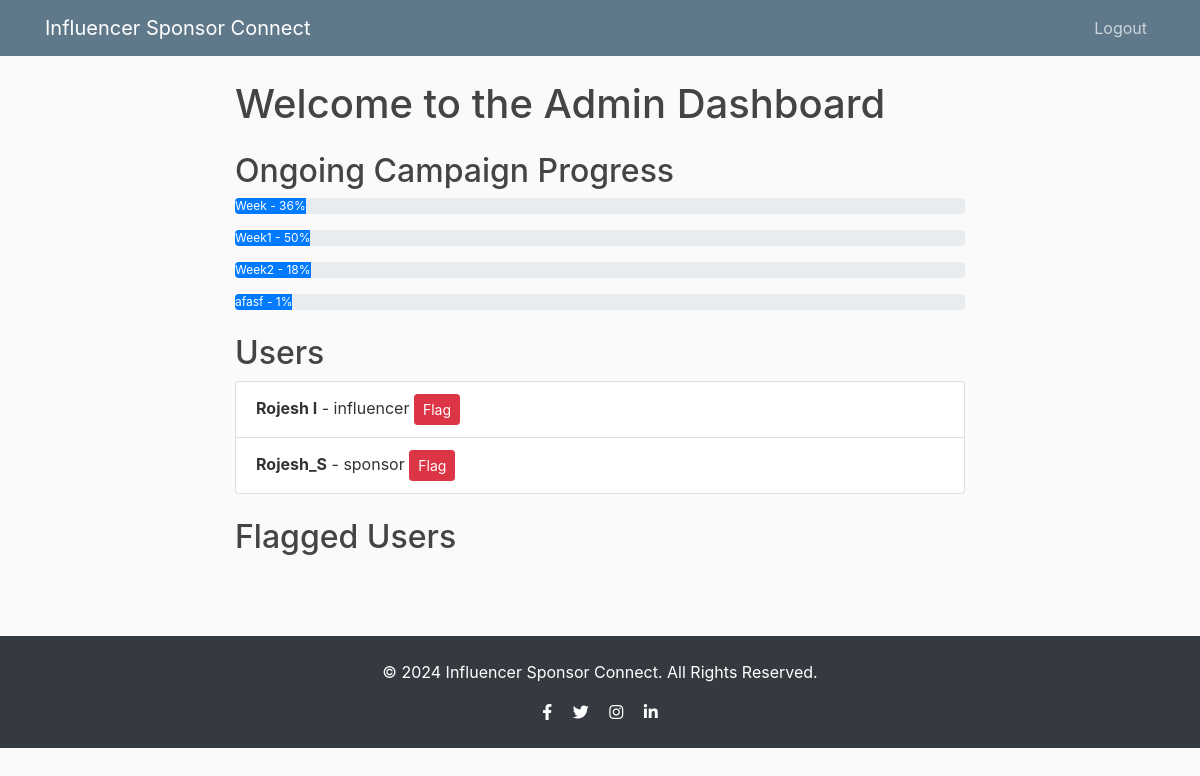
Screenshot of /admin_dash (signed in) with the database file from the repository.
### Flask/models.py (models this page shows)
class Campaign(db.Model,UserMixin):
    __tablename__ = 'campaigns'
    id = db.Column(db.Integer, primary_key=True)
    user_id = db.Column(db.Integer, db.ForeignKey('user.id'), nullable=False)  # Added user_id
    campaign_name = db.Column(db.String(120), nullable=False)
    category = db.Column(db.String(80))
    budget = db.Column(db.Float)
    status = db.Column(db.String(80))
    products = db.Column(db.String(200))
    goals = db.Column(db.String(200))
    progress = db.Column(db.Integer)
    start_date = db.Column(db.Date)
    end_date = db.Column(db.Date)
    ad_requests = db.relationship('AdRequest', back_populates='campaign', cascade="all, delete-orphan")
    sponsor = db.relationship('User', backref=db.backref('campaigns', lazy=True))

class User(db.Model,UserMixin):
    id = db.Column(db.Integer, primary_key=True)
    username = db.Column(db.String(50), unique=True, nullable=False)
    password = db.Column(db.String(100), nullable=False)
    role = db.Column(db.String(20), nullable=False)  # 'sponsor' or 'influencer' or 'admin'
    company_name = db.Column(db.String(100))  # Only for sponsors
    name = db.Column(db.String(100))  # Only for infl
    category = db.Column(db.String(50))  # For influencers: category
    niche = db.Column(db.String(50))  # For influencers: niche
    reach = db.Column(db.Integer)  # For influencers: reach
    budget = db.Column(db.Float)
    platforms = db.Column(db.String(120))  # Store platforms as comma-separated string
    blacklist = db.Column(db.Boolean(),default=False)

### Flask/routes.py (the view)
@app.route('/admin_dash')
@login_required
def admin_dash():
    users = User.query.filter(~User.flagged.any(),User.role != 'admin').all()
    flagged_users = FlaggedUser.query.all()
    flagged_campaigns = []
    campaigns = Campaign.query.all()
    return render_template('admin_dash.html', users=users, flagged_users=flagged_users, flagged_campaigns=flagged_campaigns, campaigns=campaigns)

### Flask/__init__.py (called while the page is built)
@login_manager.user_loader
def load_user(user_id):
    from Flask.models import User
    return User.query.get(int(user_id))

### Flask/templates/admin_dash.html (shortened to what this page needs)
{% extends "layout.html" %}
{% block content %}
    <h1>Welcome to the Admin Dashboard</h1>
    <div class="my-4">
        <h2>Ongoing Campaign Progress</h2>
        {% for campaign in campaigns %}
            <div class="progress mb-3">
                <div class="progress-bar" role="progressbar" style="width: {{ campaign.progress }}" aria-valuenow="{{ campaign.progress }}" aria-valuemin="0" aria-valuemax="100">
                    {{ campaign.campaign_name }} - {{ campaign.progress }}%
                </div>
            </div>
        {% endfor %}
    </div>
    <div class="my-4">
        <h2>Users</h2>
        <ul class="list-group">
            {% for user in users %}
                <li class="list-group-item">
                    <strong>{{ user.username }}</strong> - {{ user.role }}
                    <form method="post" action="{{ url_for('flag_user', user_id=user.id) }}" style="display:inline;">
                        <button type="submit" class="btn btn-danger btn-sm">Flag</button>
                    </form>
                </li>
            {% endfor %}
        </ul>
    </div>
    <div class="my-4">
        <h2>Flagged Users</h2>
    </div>
{% endblock %}

### Flask/static/main.css (style rules this page uses)
body { background: #fafafa; color: #333333; margin-top: 5rem; }
h1, h2, h3, h4, h5, h6 { color: #444444; }

### rows the page displays
Campaign: campaign_name "Week", progress "36"
Campaign: campaign_name "Week1", progress "50"
Campaign: campaign_name "Week2", progress "18"
Campaign: campaign_name "afasf", progress "1"
User: username "Rojesh I", role "influencer"
User: username "Rojesh_S", role "sponsor"
